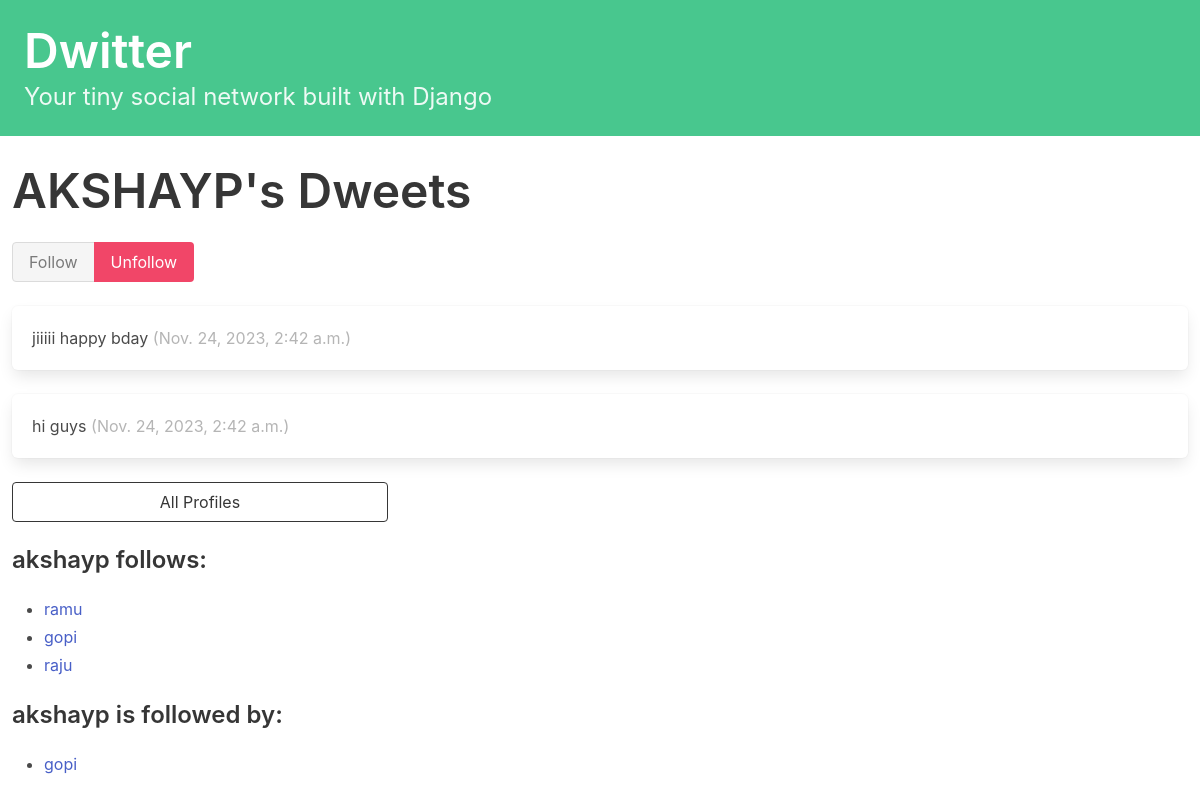
/profile/1/ (signed in), run on the app's committed database.
### twitter/models.py (models this page shows, shortened)
class Profile(models.Model):
    user = models.OneToOneField(User, on_delete=models.CASCADE)
    follows = models.ManyToManyField(
        'self',
        symmetrical=False,
        blank=True,
        related_name='folowed_by'
    )
    def __str__(self) -> str:
        return self.user.username

class Dweet(models.Model):
    user = models.ForeignKey(User, related_name="dweets", on_delete=models.DO_NOTHING)
    body = models.TextField(max_length=1000, null=True, blank=True)
    created_at = models.DateTimeField(auto_now_add=True)
    edited_at = models.DateTimeField(auto_now=True)
    num_of_edit = models.IntegerField(default=0,blank=True, null=True)

### twitter/views.py (the view, shortened to what this page needs)
# urls.py: path('profile/<int:pk>/', views.profile, name='profile'),
def profile(request, pk):
    if not hasattr(request.user, 'profile'):
        missing_profile = Profile(user=request.user)
        missing_profile.save()
    try:
        user_profile = Profile.objects.get(pk=pk)
        current_user = request.user
    except Exception:
        return redirect('profile_list')
    user_id = user_profile.id
    following = user_profile.follows.exclude(pk=user_id)
    followed_by = user_profile.folowed_by.exclude(pk=user_id)
    context = {'profile': user_profile, 'following': following, 'followed_by': followed_by}
    return render(request, 'profile.html', context)

### templates/twitter/profiles/profile.html (shortened to what this page needs)
{% extends 'base.html' %}
{% block content %}
<div class="column">
    <div class="block">
    <h1 class="title is-1">
        {{profile.user.username|upper}}'s Dweets
    </h1>
    </div>
    <form method="post">
        <div class="buttons has-addons">
            {% if profile in user.profile.follows.all %}
                <button class="button is-success is-static">Follow</button>
                <button class="button is-danger" name="follow" value="unfollow">Unfollow</button>
            {% else %}
                <button class="button is-success" name="follow" value="follow">Follow</button>
                <button class="button is-danger is-static">Unfollow</button>
            {% endif %}
        </div>
        <div class="content">
            {% for dweet in profile.user.dweets.all %}
                <div class="box">
                    {{ dweet.body }}
                    <span class="is-small has-text-grey-light">
                        ({{ dweet.created_at }})
                    </span>
                </div>
            {% endfor %}
        </div>
</div>
<div class="column is-one-third">
    <div class="block">
        <a href="{% url 'profile_list' %}">
            <button class="button is-dark is-outlined is-fullwidth">
                All Profiles
            </button>
        </a>
    </div>
    <div class="block">
        <h3 class="title is-4">
            {{profile.user.username}} follows:
        </h3>
        <div class="content">
            <ul>
            {% for following in following %}
                <li>
                    <a href="{% url 'profile' following.id %}">
                        {{ following }}
                    </a>
                </li>
            {% endfor %}
            </ul>
        </div>
    </div>
    <div class="block">
        <h3 class="title is-4">
            {{profile.user.username}} is followed by:
        </h3>
        <div class="content">
            <ul>
            {% for follower in followed_by %}
                <li>
                    <a href="{% url 'profile' follower.id %}">
                        {{ follower }}
                    </a>
                </li>
            {% endfor %}
            </ul>
        </div>
    </div>
</div>
{% endblock content %}

### templates/base.html (shortened to what this page needs)
<!DOCTYPE html>
<html lang="en">
<head>
    <link rel="stylesheet"
          href="https://cdn.jsdelivr.net/npm/bulma@0.9.3/css/bulma.min.css">
</head>
<body>
    <section class="hero is-small is-success mb-4">
        <div class="hero-body">
            <h1 class="title is-1">Dwitter</h1>
            <p class="subtitle is-4">
                Your tiny social network built with Django
            </p>
        </div>
    </section>
    {% block content %}{% endblock %}

### data on the page
Profile: user.username "AKSHAYP", user.username "akshayp"
Dweet: body "jiiiii happy bday", created_at "Nov. 24, 2023, 2:42 a.m."
Dweet: body "hi guys", created_at "Nov. 24, 2023, 2:42 a.m."
Profile: user.username "ramu"
Profile: user.username "gopi"
Profile: user.username "raju"
